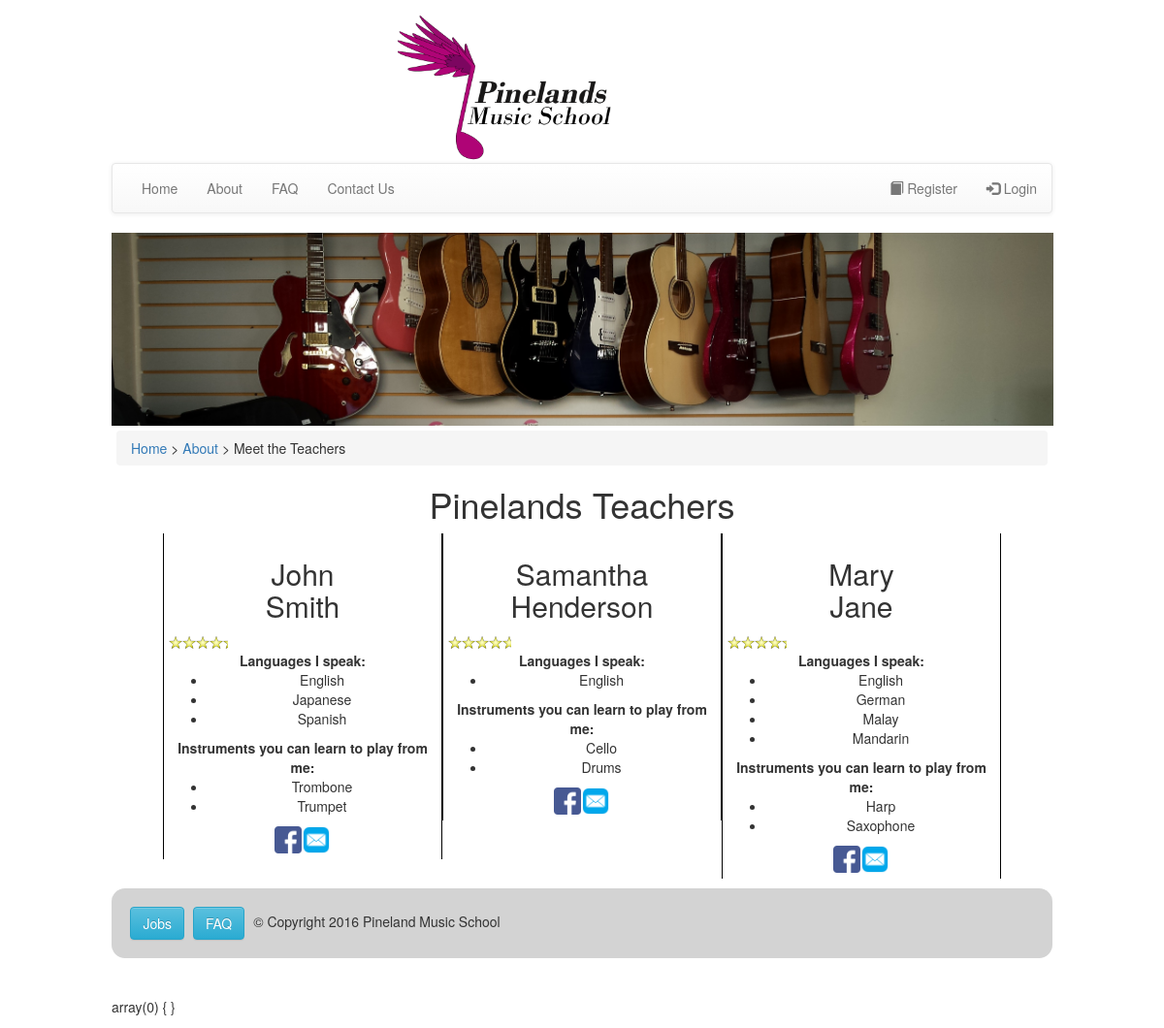
Screenshot of /pages/meettheteachers/meettheteachers.php with the database file from the repository.
### tables this page shows
CREATE TABLE `users` (
  `UserID` int(11) NOT NULL,
  `firstName` varchar(40) NOT NULL,
  `lastName` varchar(40) NOT NULL,
  `DOB` date NOT NULL,
  `gender` enum('Male','Female') NOT NULL,
  `facebookId` varchar(80) DEFAULT NULL,
  `email` varchar(80) NOT NULL,
  `password` varchar(64) NOT NULL,
  `salt` varchar(32) NOT NULL,
  `accountType` enum('Guest','Student','Teacher','StudentAndTeacher','Admin','Owner') NOT NULL DEFAULT 'Guest',
  `comCode` varchar(64) DEFAULT NULL,
  `parentName` varchar(100) DEFAULT NULL,
  `parentEmail` varchar(100) DEFAULT NULL
);

CREATE TABLE `languages` (
  `userID` int(11) NOT NULL,
  `language` varchar(100) NOT NULL
);

CREATE TABLE `instrumentnames` (
  `instrumentTypeID` int(11) NOT NULL,
  `instrumentName` varchar(50) NOT NULL
);

### inc/ourTeachers.php (the view, shortened to what this page needs)
<?php
  $sql = 'SELECT * FROM users WHERE accountType="Teacher" OR accountType="StudentAndTeacher" ';
  $result = mysqli_query($con, $sql);
  while ($row = mysqli_fetch_array($result)) {
      echo "<div class='temp teacherPage'>";
    echo "<h2>" . $row['firstName'] . "<br />" . $row['lastName'] . "</h2>";
    $userID = $row["UserID"];
    $sql4 = "SELECT * FROM teacherreviews WHERE teacherreviews.teacherID = '$userID' AND reviewStatus = 'Public'";
    $result4 = mysqli_query($con, $sql4);
    $count = 0;
    while ($row4 = mysqli_fetch_array($result4)) {
      $count = $count + 1;
    }
    if ($count > 0) {
    echo '<div id="rating">
       <div id="star_rating" style="overflow:hidden;width:70px">
           <img src="../../images/about/five_stars.png" style="width:70px;height:auto"/>
       </div>
   </div>';
   }
    $sql2 = "SELECT * FROM languages WHERE languages.userID = '$userID'";
    $result2 = mysqli_query($con, $sql2);
    echo "<strong>Languages I speak: </strong>";
      echo "<ul>";
    while ($row2 = mysqli_fetch_array($result2)) {
      echo "<li>".$row2['language']."</li>";
    }
      echo "</ul>";
    $sql3 = "SELECT instrumentName FROM users LEFT JOIN userinstrument ON users.UserID=userinstrument.userID LEFT JOIN instrumentnames ON userinstrument.InstrumentTypeID=instrumentnames.instrumentTypeID  WHERE users.UserID = '$userID'";
    $result3 = mysqli_query($con, $sql3);
    echo "<strong>Instruments you can learn to play from me: </strong>";
      echo "<ul>";
    while ($row3 = mysqli_fetch_array($result3)) {
      echo "<li>".$row3['instrumentName']."</li>";
    }
      echo "</ul>";
echo "<a href='https://www.facebook.com/";
echo $row['facebookId'];
echo "'><img class='about_icon' src='../../images/socialMedia/facebook.png' alt='Facebook Link'></a>";
echo "<a href='mailto:";
echo $row['email'];
echo "'><img class='mail_icon' src='../../images/socialMedia/mail.png' alt='e-Mail Link'></a>";
echo "</div>";
}
?>

### css/main.css (style rules this page uses)
* { box-sizing: border-box; }
body { font-size: 62.5%; margin: 0; padding: 0; }
.temp { display: inline-block; padding: 5px; }
.teacherPage { display: inline-table; border-right: 1px solid black; border-left: 1px solid black; vertical-align: top; width: 30%; }
.about_icon { width:28px; height:auto; }
.mail_icon { width:30px; height:auto; }

### rows the page displays
users: firstName "John", lastName "Smith"
languages: language "English"
languages: language "Japanese"
languages: language "Spanish"
instrumentnames: instrumentName "Trombone"
instrumentnames: instrumentName "Trumpet"
users: firstName "Samantha", lastName "Henderson"
languages: language "English"
instrumentnames: instrumentName "Cello"
instrumentnames: instrumentName "Drums"
users: firstName "Mary", lastName "Jane"
languages: language "English"
languages: language "German"
languages: language "Malay"
languages: language "Mandarin"
instrumentnames: instrumentName "Harp"
instrumentnames: instrumentName "Saxophone"
